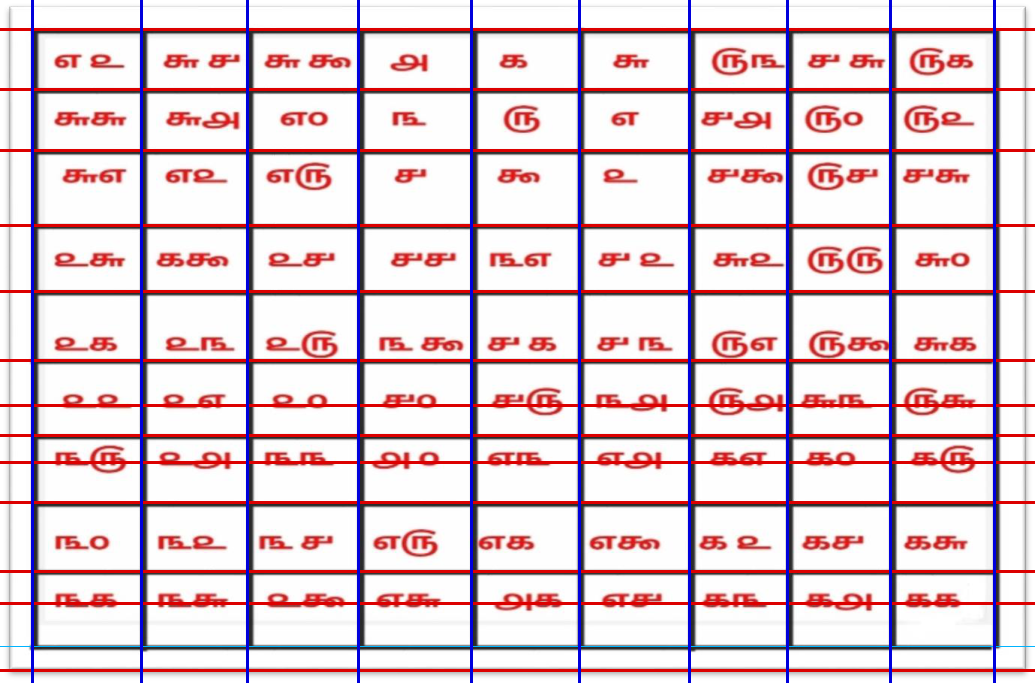
#> input picture tools/pdf-transparency-poc/output/phase1_3_1/page_07_yantra_markup.png, 1035 x 683 px
$ python -i 05_phase1_3_1_audit.py   (imports and definitions only)
#> lines starting #> are read from the running program, lines starting #| are printed output that depends on the picture; after the words box and inside, x2 and y2 are one past the last pixel; in counts of white or black regions, pixels touching at a corner belong together
"""Phase 1.3.1 audit: page-7 geometry, gray frames, lossless PDF pack.

Reads Phase 1.3 artifacts only. Writes output/phase1_3_1/. Does not
overwrite Phase 1.3 or change segmentation.
"""

from __future__ import annotations

import hashlib
import json
from pathlib import Path

import cv2
import fitz
import numpy as np
from PIL import Image

ROOT = Path(__file__).resolve().parents[1]
PHASE13 = ROOT / "output" / "phase1_3"
ORIG = ROOT / "input" / "original.pdf"
OUT = ROOT / "output" / "phase1_3_1"
PAGES = (1, 7, 25, 33, 13)
DPI = 150
YANTRA7 = (104, 265, 1139, 948)  # Phase 1.3 xref 103 pixel rect


def peaks(profile: np.ndarray, min_gap: int, rel: float = 0.28) -> list[int]:
    if profile.size == 0 or float(profile.max()) < 8:
        return []
    thresh = max(float(profile.max()) * rel, float(np.percentile(profile, 90)))
    idxs = np.where(profile >= thresh)[0]
    if idxs.size == 0:
        return []
    groups = [[int(idxs[0])]]
    for i in idxs[1:]:
        if int(i) - groups[-1][-1] <= max(2, min_gap // 4):
            groups[-1].append(int(i))
        else:
            groups.append([int(i)])
    found = []
    for group in groups:
        found.append(group[int(np.argmax(profile[group]))])
    kept = [found[0]]
    for p in found[1:]:
        if p - kept[-1] >= min_gap:
            kept.append(p)
    return kept


def ink_mask(rgb: np.ndarray) -> np.ndarray:
    hsv = cv2.cvtColor(cv2.cvtColor(rgb, cv2.COLOR_RGB2BGR), cv2.COLOR_BGR2HSV)
#> hsv: shape (683, 1035, 3); mean H, S, V 22.6, 34, 232.4
    hue, sat, val = hsv[:, :, 0], hsv[:, :, 1], hsv[:, :, 2]
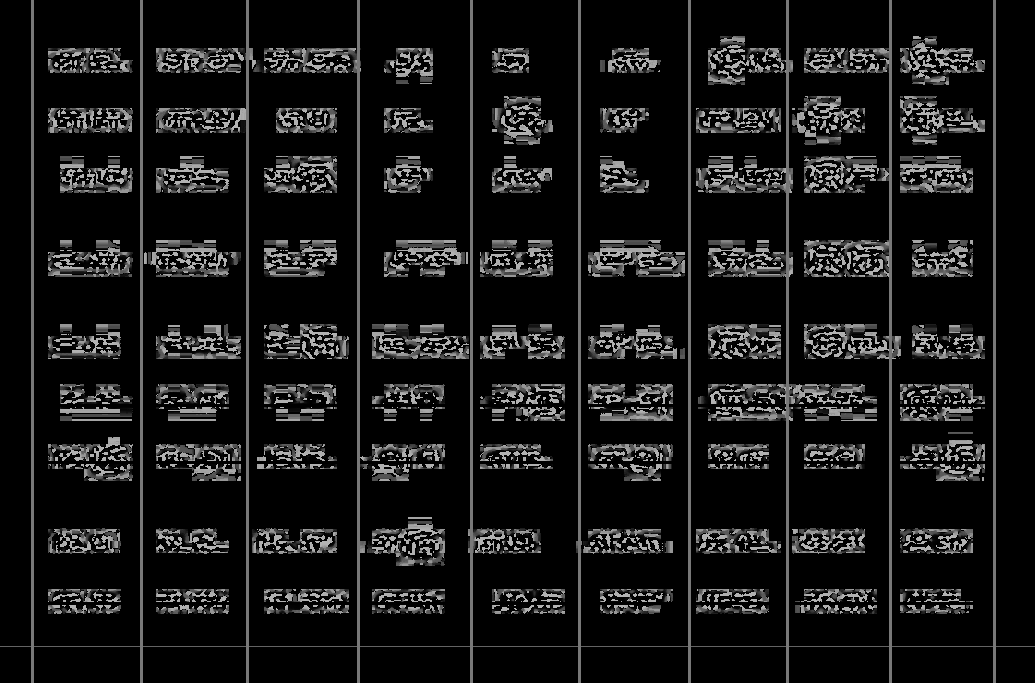
#> hue: shape (683, 1035); min 0, max 179, mean 22.6
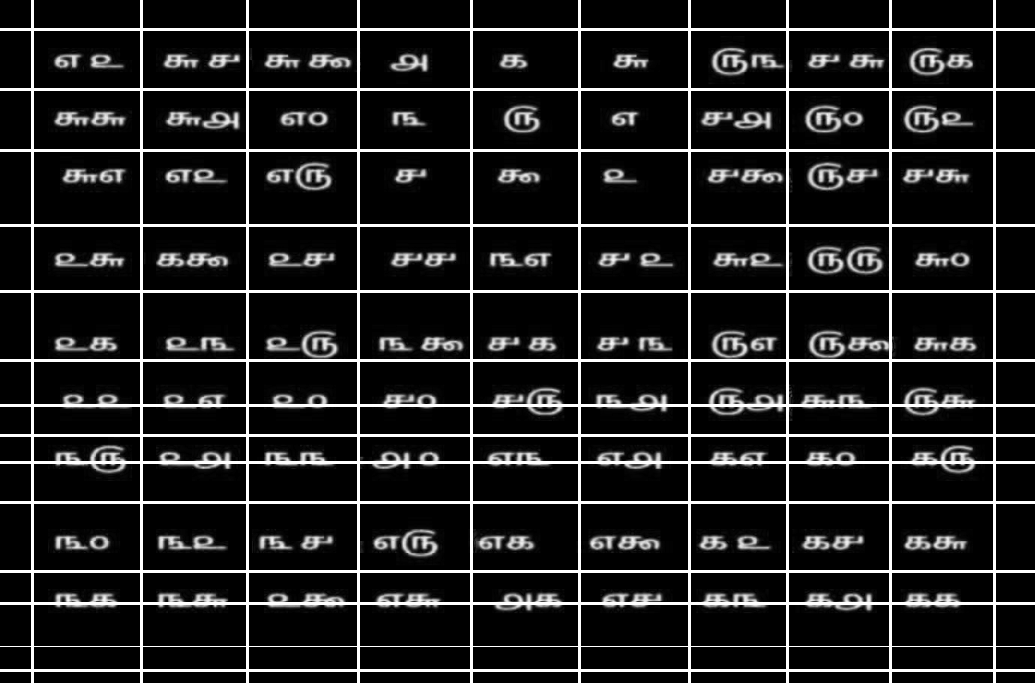
#> sat: shape (683, 1035); min 0, max 255, mean 34
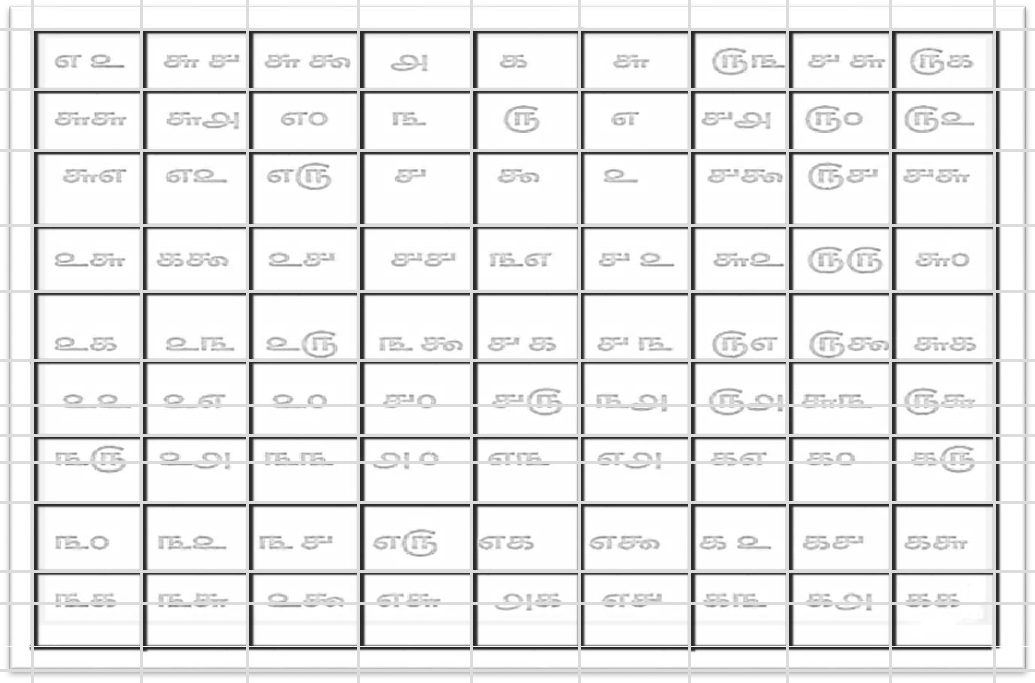
#> val: shape (683, 1035); min 35, max 255, mean 232.4
    red = ((hue < 12) | (hue > 168)) & (sat > 40) & (val > 30)
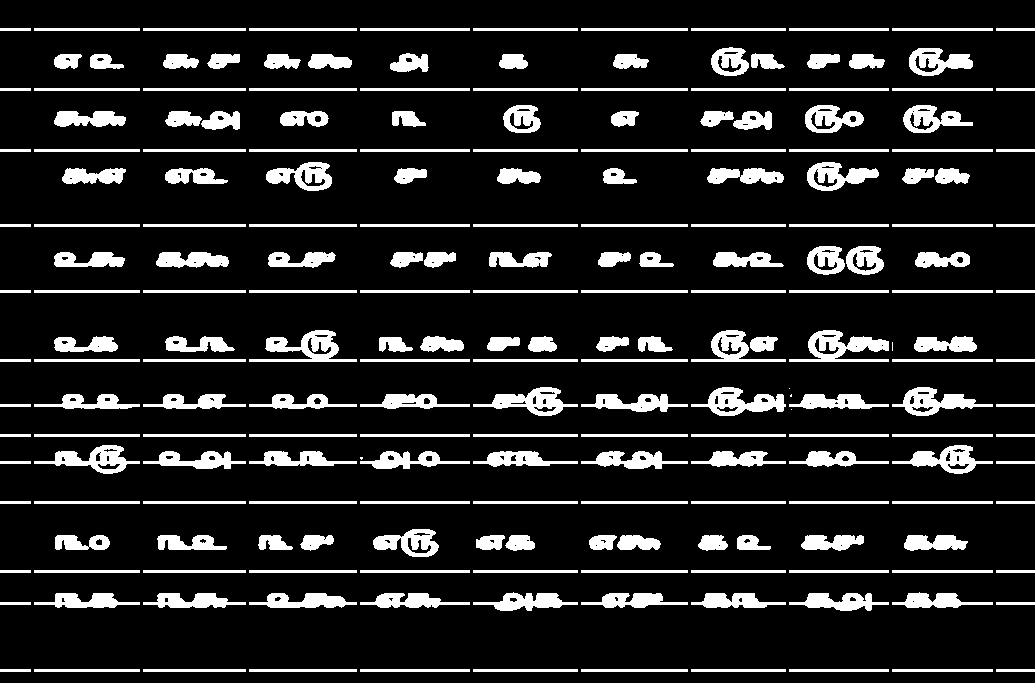
#> red: shape (683, 1035) bool; 13.9% white; 218 white regions (5 under 20 px), largest, box (x1, y1, x2, y2) and area: (789, 330, 889, 362) 1537, (249, 330, 357, 362) 1417, (691, 387, 786, 416) 1332
    dark = val < 140
#> dark: shape (683, 1035) bool; 6.1% white; 179 white regions (50 under 20 px), largest, box (x1, y1, x2, y2) and area: (473, 504, 578, 570) 594, (360, 504, 470, 570) 584, (249, 504, 357, 570) 577
    return (red | dark).astype(np.uint8) * 255
#> returned value: shape (683, 1035); 19.9% white; 125 white regions (14 under 20 px), largest, box (x1, y1, x2, y2) and area: (473, 28, 578, 646) 11024, (249, 28, 357, 646) 10945, (789, 28, 889, 646) 10753


def count_grid(rgb: np.ndarray) -> dict:
    ink = ink_mask(rgb)
    h, w = ink.shape
#> h = 683; w = 1035
    horiz = cv2.morphologyEx(
        ink, cv2.MORPH_OPEN, cv2.getStructuringElement(cv2.MORPH_RECT, (max(20, w // 30), 1))
    )
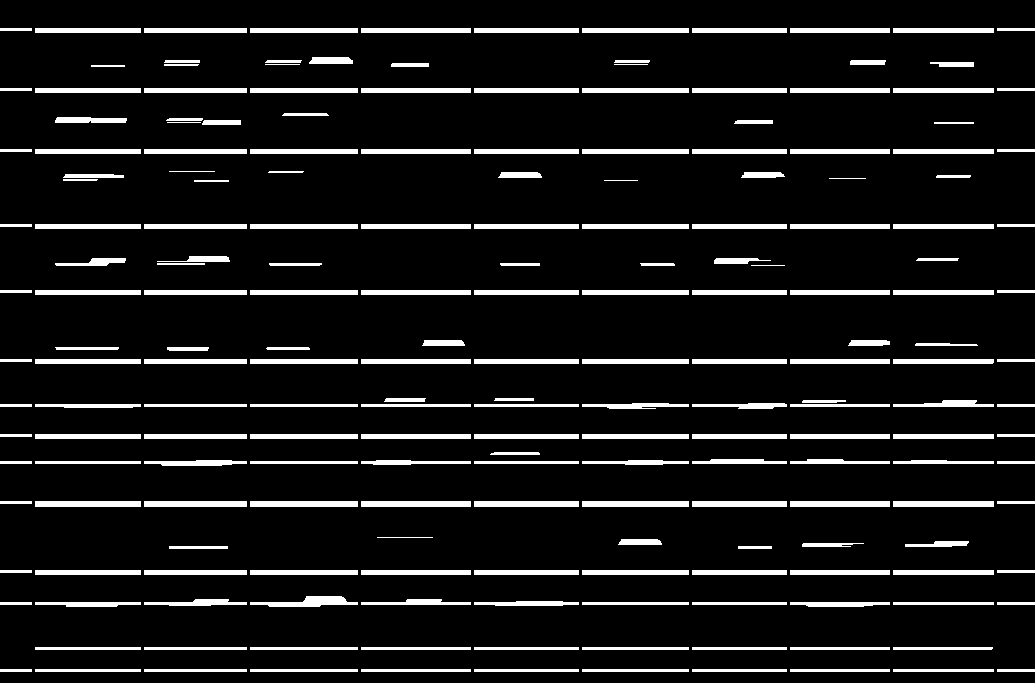
#> horiz: shape (683, 1035); 9.8% white; 205 white regions, largest, box (x1, y1, x2, y2) and area: (250, 596, 358, 607) 669, (361, 501, 471, 507) 660, (250, 501, 358, 507) 648
    vert = cv2.morphologyEx(
        ink, cv2.MORPH_OPEN, cv2.getStructuringElement(cv2.MORPH_RECT, (1, max(20, h // 30)))
    )
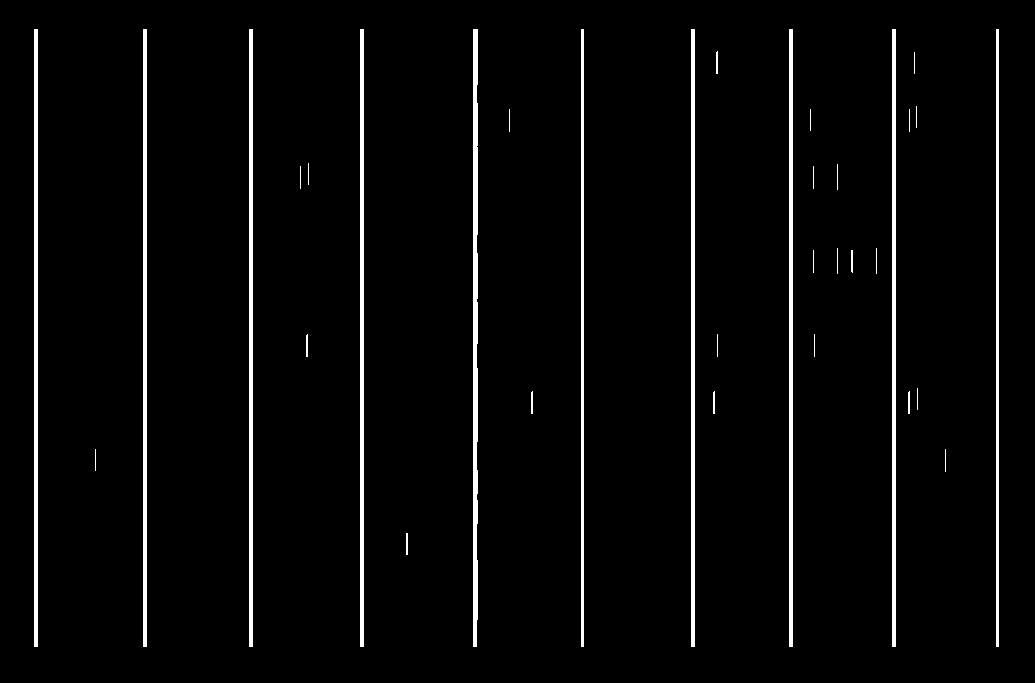
#> vert: shape (683, 1035); 3.5% white; 34 white regions, largest, box (x1, y1, x2, y2) and area: (473, 29, 478, 647) 2929, (34, 29, 38, 647) 2472, (143, 29, 147, 647) 2472
    h_peaks = peaks(horiz.sum(axis=1), max(8, h // 40))
#> in peaks, `thresh = max(float(profile.max()) * rel, float(np.percentile(profile, ..`: thresh = 71757
#> in peaks, `idxs = np.where(profile >= thresh)[0]`: idxs = 62 values from 28 to 671
#> in peaks, `groups = [[int(idxs[0])]]`: groups = [[28]]
#> the loop in peaks, `for i in idxs[1:]:` made 61 passes
#> i on passes 1 to 12: 29, 30, 31, 32, 88, 89, 90, 91, 92, 149, 150, 151
#> after the loop in peaks, `for i in idxs[1:]:`: groups = 14 items, first 6: [28, 29, 30, 31, 32], [88, 89, 90, 91, 92], [149, 150, 151, 152, 153], [224, 225, 226, 227, 228], [290, 291, 292, 293, 294], [359, 360, 361, 362, 363]
#> the loop in peaks, `for group in groups:` made 14 passes
#> group on passes 1 to 12: [28, 29, 30, 31, 32], [88, 89, 90, 91, 92], [149, 150, 151, 152, 153], [224, 225, 226, 227, 228], [290, 291, 292, 293, 294], [359, 360, 361, 362, 363], [404, 405, 406], [434, 435, 436, 437, 438], [461, 462, 463], [501, 502, 503, 504, 505, 506], [570, 571, 572, 573, 574], [602, 603, 604, 605]
#> after the loop in peaks, `for group in groups:`: found = [28, 88, 149, 224, 290, 359, 404, 434, 461, 501, 570, 602, 647, 669]
#> in peaks, `kept = [found[0]]`: kept = [28]
#> the loop in peaks, `for p in found[1:]:` made 13 passes
#> p on passes 1 to 12: 88, 149, 224, 290, 359, 404, 434, 461, 501, 570, 602, 647
#> after the loop in peaks, `for p in found[1:]:`: kept has the same summary as found
#> h_peaks has the same summary as found in peaks
    v_peaks = peaks(vert.sum(axis=0), max(8, w // 40))
#> the loop in peaks (call 2), `for i in idxs[1:]:` made 38 passes
#> i on passes 1 to 12: 35, 36, 37, 143, 144, 145, 146, 249, 250, 251, 252, 360
#> the loop in peaks (call 2), `for group in groups:` made 10 passes
#> group on passes 1 to 10: [34, 35, 36, 37], [143, 144, 145, 146], [249, 250, 251, 252], [360, 361, 362, 363], [473, 474, 475, 476, 477], [581, 582, 583], [691, 692, 693, 694], [789, 790, 791, 792], [892, 893, 894, 895], [996, 997, 998]
#> the loop in peaks (call 2), `for p in found[1:]:` made 9 passes
#> p on passes 1 to 9: 143, 249, 360, 473, 581, 691, 789, 892, 996
#> v_peaks = [34, 143, 249, 360, 473, 581, 691, 789, 892, 996]
    h_gaps = np.diff(h_peaks).tolist() if len(h_peaks) > 1 else []
#> h_gaps = [60, 61, 75, 66, 69, 45, 30, 27, 40, 69, 32, 45, 22]
    v_gaps = np.diff(v_peaks).tolist() if len(v_peaks) > 1 else []
#> v_gaps = [109, 106, 111, 113, 108, 110, 98, 103, 104]
    h_med = float(np.median(h_gaps)) if h_gaps else 0.0
#> h_med = 45
    v_med = float(np.median(v_gaps)) if v_gaps else 0.0
#> v_med = 108

    def split_short(values: list[int], gaps: list[int], median_gap: float) -> dict:
        """A short gap is a double stroke of one boundary, not a new cell."""
#> called with median_gap = 45
        boundaries = []
        doubles = []
        if not values:
            return {"boundaries": [], "double_strokes": []}
        boundaries.append(values[0])
        for nxt, gap in zip(values[1:], gaps):
            if median_gap and gap < median_gap * 0.55:
                doubles.append({"from": boundaries[-1], "to": nxt, "gap": gap})
                boundaries[-1] = nxt
            else:
                boundaries.append(nxt)
#> this loop made 13 passes
#> (nxt, gap) on passes 1 to 12: (88, 60), (149, 61), (224, 75), (290, 66), (359, 69), (404, 45), (434, 30), (461, 27), (501, 40), (570, 69), (602, 32), (647, 45)
#> after the loop, boundaries = [28, 88, 149, 224, 290, 359, 404, 434, 461, 501, 570, 602, 669]; doubles = 1 item
        return {"boundaries": boundaries, "double_strokes": doubles}

    h_split = split_short(h_peaks, h_gaps, h_med)
#> h_split = 2 items
    v_split = split_short(v_peaks, v_gaps, v_med)
#> the loop in split_short (call 2), `for nxt, gap in zip(values[1:], gaps):` made 9 passes
#> (nxt, gap) on passes 1 to 9: (143, 109), (249, 106), (360, 111), (473, 113), (581, 108), (691, 110), (789, 98), (892, 103), (996, 104)
#> v_split = {'boundaries': [34, 143, 249, 360, 473, 581, 691, 789, 892, 996], 'double_strokes': []}
    rows = max(0, len(h_split["boundaries"]) - 1)
#> rows = 12
    cols = max(0, len(v_split["boundaries"]) - 1)
#> cols = 9
    return {
        "raw_h_peaks": h_peaks,
        "raw_v_peaks": v_peaks,
        "raw_h_gaps": h_gaps,
        "raw_v_gaps": v_gaps,
        "h_median_gap": round(h_med, 2),
        "v_median_gap": round(v_med, 2),
        "h_boundaries": h_split["boundaries"],
        "v_boundaries": v_split["boundaries"],
        "h_double_strokes": h_split["double_strokes"],
        "v_double_strokes": v_split["double_strokes"],
        "rows": rows,
        "cols": cols,
        "cells": rows * cols,
        "intersections": len(h_split["boundaries"]) * len(v_split["boundaries"]),
    }


# [205 lines left out: functions markup, frame_sample, sha256, build_optimized, verify_pdf, main, not called in this run]


# [2 lines not run here, left out]

>>> import cv2
>>> picture = cv2.cvtColor(cv2.imread('../output/phase1_3_1/page_07_yantra_markup.png'), cv2.COLOR_BGR2RGB)
>>> result = count_grid(picture)
#> result = 14 items
